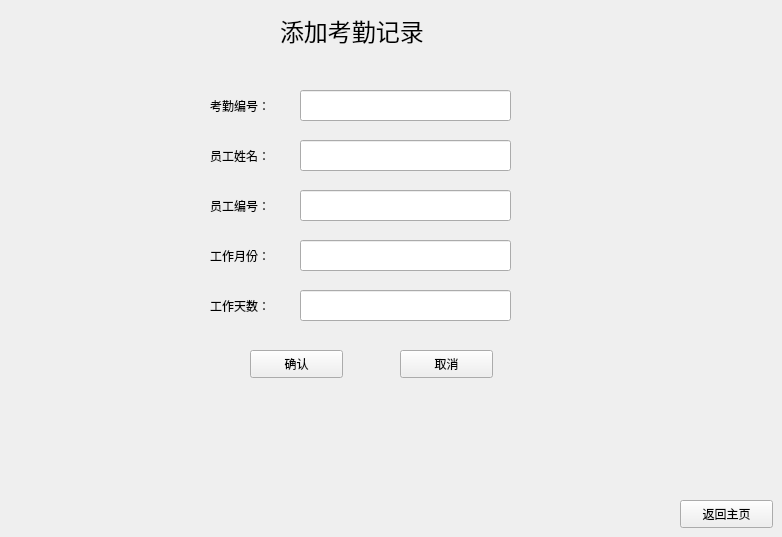
    <widget class="QWidget" name="pageten">
     <widget class="QLabel" name="label_39">
      <property name="geometry">
       <rect>
        <x>280</x>
        <y>10</y>
        <width>241</width>
        <height>41</height>
       </rect>
      </property>
      <property name="font">
       <font>
        <family>Agency FB</family>
        <pointsize>18</pointsize>
       </font>
      </property>
      <property name="text">
       <string>添加考勤记录</string>
      </property>
     </widget>
     <widget class="QLabel" name="label_40">
      <property name="geometry">
       <rect>
        <x>210</x>
        <y>90</y>
        <width>72</width>
        <height>31</height>
       </rect>
      </property>
      <property name="text">
       <string>考勤编号：</string>
      </property>
     </widget>
     <widget class="QLineEdit" name="lineEdit_showwork_id">
      <property name="geometry">
       <rect>
        <x>300</x>
        <y>90</y>
        <width>211</width>
        <height>31</height>
       </rect>
      </property>
     </widget>
     <widget class="QLabel" name="label_41">
      <property name="geometry">
       <rect>
        <x>210</x>
        <y>140</y>
        <width>72</width>
        <height>31</height>
       </rect>
      </property>
      <property name="text">
       <string>员工姓名：</string>
      </property>
     </widget>
     <widget class="QLineEdit" name="lineEdit_showwork_name">
      <property name="geometry">
       <rect>
        <x>300</x>
        <y>140</y>
        <width>211</width>
        <height>31</height>
       </rect>
      </property>
     </widget>
     <widget class="QLabel" name="label_42">
      <property name="geometry">
       <rect>
        <x>210</x>
        <y>190</y>
        <width>72</width>
        <height>31</height>
       </rect>
      </property>
      <property name="text">
       <string>员工编号：</string>
      </property>
     </widget>
     <widget class="QLineEdit" name="lineEdit_showwork_workersid">
      <property name="geometry">
       <rect>
        <x>300</x>
        <y>190</y>
        <width>211</width>
        <height>31</height>
       </rect>
      </property>
     </widget>
     <widget class="QLabel" name="label_43">
      <property name="geometry">
       <rect>
        <x>210</x>
        <y>240</y>
        <width>72</width>
        <height>31</height>
       </rect>
      </property>
      <property name="text">
       <string>工作月份：</string>
      </property>
     </widget>
     <widget class="QLineEdit" name="lineEdit_showwork_month">
      <property name="geometry">
       <rect>
        <x>300</x>
        <y>240</y>
        <width>211</width>
        <height>31</height>
       </rect>
      </property>
     </widget>
     <widget class="QLabel" name="label_44">
      <property name="geometry">
       <rect>
        <x>210</x>
        <y>290</y>
        <width>71</width>
        <height>31</height>
       </rect>
      </property>
      <property name="text">
       <string>工作天数：</string>
      </property>
     </widget>
     <widget class="QLineEdit" name="lineEdit_showwork_day">
      <property name="geometry">
       <rect>
        <x>300</x>
        <y>290</y>
        <width>211</width>
        <height>31</height>
       </rect>
      </property>
     </widget>
     <widget class="QPushButton" name="btn_showwork_sure">
      <property name="geometry">
       <rect>
        <x>250</x>
        <y>350</y>
        <width>93</width>
        <height>28</height>
       </rect>
      </property>
      <property name="text">
       <string>确认</string>
      </property>
     </widget>
     <widget class="QPushButton" name="btn_showwork_cancel">
      <property name="geometry">
       <rect>
        <x>400</x>
        <y>350</y>
        <width>93</width>
        <height>28</height>
       </rect>
      </property>
      <property name="text">
       <string>取消</string>
      </property>
     </widget>
     <widget class="QPushButton" name="btn_showwork_back">
      <property name="geometry">
       <rect>
        <x>680</x>
        <y>500</y>
        <width>93</width>
        <height>28</height>
       </rect>
      </property>
      <property name="text">
       <string>返回主页</string>
      </property>
     </widget>
    </widget>
